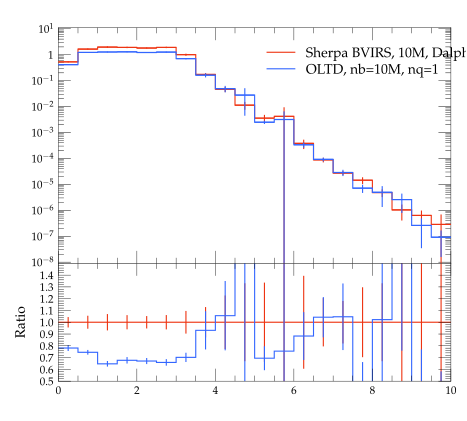

Recreate this plot in Python.
#! /usr/bin/env python

# This Python script was auto-generated using YODA v2.0.0.
# Analysis object: /evtb/inc_jbjg_dr
# Timestamp: 15-04-2024 (14:39:54)

import matplotlib as mpl
import matplotlib.pyplot as plt
mpl.use('Agg') # comment out for interactive use
import os
import numpy as np

plotDir = os.path.split(os.path.realpath(__file__))[0]
if 'YODA_USER_PLOT_PATH' in globals():
    plot_outdir = globals()['YODA_USER_PLOT_PATH']
else:
    plot_outdir = plotDir

#plot style
plt.style.use(os.path.join(plotDir, '../default.mplstyle'))
# plot metadata
figW, figH = plt.rcParams['figure.figsize']
ax_xLabel = r''
ax_yLabel = r''
ax_title  = r''
ax_xScale = 'linear'
ax_yScale = 'log'
xLims = (0.0, 10.0)
yLims = (9.000000000000001e-09, 11.0)

# TeX-friendly labels for the legend
labels = [ r"Sherpa BVIRS, 10M, Dalpha=0.01", r"OLTD, nb=10M, nq=1" ]

# Create figure and axis objects
fig, (ax, ratio0_ax) = plt.subplots(2, 1, sharex=True,
                  figsize=(figW,figH), gridspec_kw={'height_ratios': (2, 1)})
ratio0_ax.yaxis.set_major_locator(mpl.ticker.MultipleLocator(0.1))
ratio0_ax.set_ylim(0.5, 1.4999)
ratio0_ax.set_ylabel('Ratio')

# LineColor map: curve index -> color
linecolors = {0: '#EE3311', 1: '#3366FF'}
# the numerical data is stored in a separate file
dataf = dict()
prefix = os.path.split(__file__)[0]
if prefix:    prefix = prefix + '/'
exec(open(prefix+'inc_jbjg_dr__data.py').read(), dataf)


legend_handles = [] # keep track of handles for the legend

# style options for curves
# starts at zorder>=5 to draw curve on top of legend
styles = {
  'curve0': {
    'color' : linecolors[0],
    'linestyle' : '-',
    'marker' : 'o',
    'zorder' : 5,
    'histstyle' : True,
  },
  'curve1': {
    'color' : linecolors[1],
    'linestyle' : '-',
    'marker' : 'o',
    'zorder' : 6,
    'histstyle' : True,
  },
}
# curve from input yoda files in main panel
for label in dataf['yvals'].keys():
    if all(np.isnan(v) for v in dataf['yvals'][label]):
        continue
    tmp = None
    if styles[label]['histstyle']: # draw as histogram
        tmp, = ax.plot(dataf['xedges'], dataf['yedges'][label],
                       color=styles[label]['color'],
                       linestyle=styles[label]['linestyle'],
                       drawstyle='steps-pre', solid_joinstyle='miter',
                       zorder=styles[label]['zorder'], label=label)
        ax.errorbar(dataf['xpoints'], dataf['yvals'][label], color=styles[label]['color'],
                    xerr=dataf['xerrs'], yerr=[dataf['ydowns'][label], dataf['yups'][label]],
                    linestyle='none', zorder=styles[label]['zorder'])
    else: # draw as scatter
        tmp = ax.errorbar(dataf['xpoints'], dataf['yvals'][label],
                          xerr=dataf['xerrs'],
                          yerr=[ dataf['ydowns'][label],
                          dataf['yups'][label] ],
                          fmt=styles[label]['marker'],
                          ecolor=styles[label]['color'],
                          color=styles[label]['color'], zorder=2)
        tmp[-1][0].set_linestyle(styles[label]['linestyle'])
    legend_handles += [tmp]
    for varLabel in dataf['variation_yvals'].keys():
        if varLabel.startswith(label):
            tmp, = ax.plot(dataf['xedges'], dataf['variation_yvals'][varLabel],
                           color=styles[label]['color'],
                           linestyle=styles[label]['linestyle'],
                           drawstyle='steps-pre', solid_joinstyle='miter',
                           zorder=styles[label]['zorder'], alpha=0.5)


# plots on ratio panel
# curve from input yoda files in ratio panel
for label, yvals in dataf['ratio0_yvals'].items():
    if all(np.isnan(v) for v in yvals):
        continue
    if styles[label]['histstyle']: # plot as histogram
        ratio0_ax.plot(dataf['xedges'], yvals,
                       color=styles[label]['color'],
                       linestyle=styles[label]['linestyle'],
                       drawstyle='steps-pre', zorder=1,
                       solid_joinstyle='miter')
        ratio0_ax.vlines(dataf['xpoints'],
                         dataf['ratio0_ymin'][label],
                         dataf['ratio0_ymax'][label],
                         color=styles[label]['color'], zorder=1)
    else: # plot as scatter
        tmp = ratio0_ax.errorbar(dataf['xpoints'],
                                 yvals, xerr=dataf['xerrs'],
                                 yerr=dataf['ratio0_yerrs'][label],
                                 fmt=styles[label]['marker'],
                                 ecolor=styles[label]['color'],
                                 color=styles[label]['color'])
        tmp[-1][0].set_linestyle(styles[label]['linestyle'])

    for varlabel in dataf['ratio0_variation_vals'].keys():
        if varlabel.startswith(label):
            ratio0_ax.plot(dataf['xedges'],
                            dataf['ratio0_variation_vals'][varlabel],
                            color=styles[label]['color'],
                            linestyle=styles[label]['linestyle'],
                            drawstyle='steps-pre', solid_joinstyle='miter',
                            zorder=1, alpha=0.5)

legend_pos = (0.5, 0.97)
ax.legend(legend_handles, labels, loc='upper left', bbox_to_anchor=legend_pos)

# set plot metadata as defined above
ratio0_ax.set_xlabel(ax_xLabel)
ratio0_ax.xaxis.set_label_coords(1., -.15)
ax.set_ylabel(ax_yLabel, loc='top')
ax.set_title(ax_title, loc='left')
ax.set_xscale(ax_xScale)
ax.set_yscale(ax_yScale)
ax.set_xlim(xLims)
ax.set_ylim(yLims)

# tick formatting
plt.rcParams['xtick.top'] = True
plt.rcParams['ytick.right'] = True
ax.yaxis.set_major_locator(mpl.ticker.LogLocator(base=10.0, numticks=np.inf))
ax.yaxis.set_minor_locator(mpl.ticker.LogLocator(
                           base=10.0, subs=np.arange(0.1, 1, 0.1), numticks=np.inf))
fig.align_ylabels((ax, ratio0_ax))
plt.savefig(os.path.join(plot_outdir, 'inc_jbjg_dr.pdf'), format='PDF')
plt.savefig(os.path.join(plot_outdir, 'inc_jbjg_dr.png'), format='PNG')

plt.close(fig)
